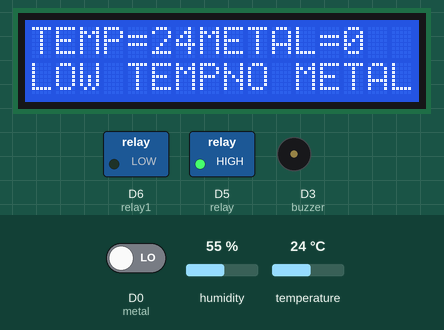
A sketch run on a simulated ESP8266 (NodeMCU). Shown: 16×2 character LCD, switched loads named in the sketch (green lamp = pin HIGH), buzzer (waves = sounding, pin HIGH). The inputs (shaded band) are chosen by the test bench; at power-on: D0 (metal) LOW, temperature 24 °C, humidity 55 %. WiFi joins after 1.5 s; servers stay silent unless stated; random numbers use the default seed unless the sketch sets one; no MQTT or app messages arrive unless stated; what the sketch prints to the serial monitor is not drawn.

Above: at 5.7 s.
5.8 s: D0 (metal) driven HIGH
At 7.4 s:
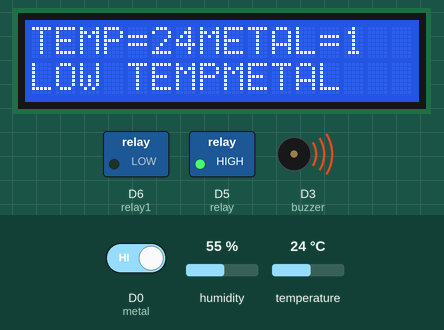
8.2 s: temperature set to 32 °C
At 10.0 s:
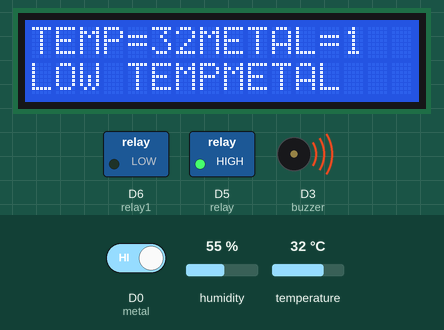
10.3 s: temperature set to 35 °C
At 11.3 s:
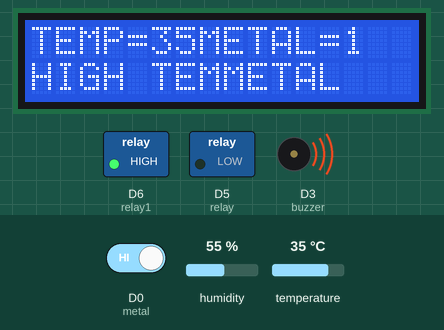
12.3 s: D0 (metal) driven LOW
At 14.0 s:
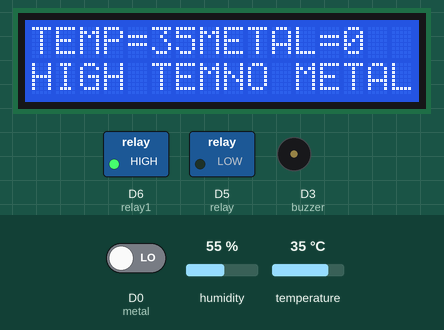
14.4 s: temperature set to 12 °C
At 15.4 s:
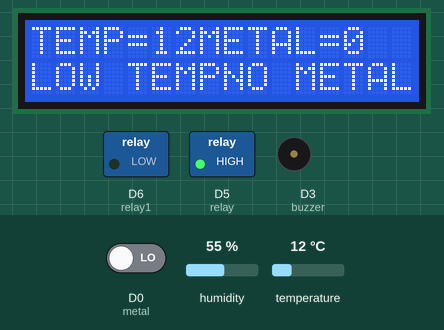
Timing chart, 0 to 17.4 s (numbered marks = the images above; inputs shaded):
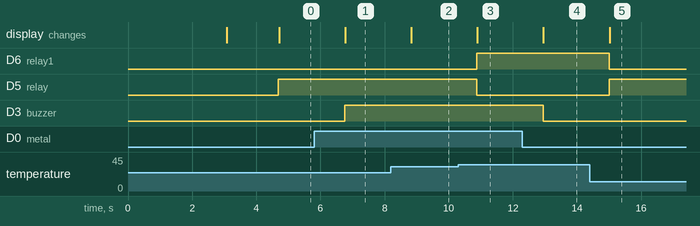

Measured:
- the behaviour switches between 33 and 34 °C on temperature (found by bisection; images 2 and 3)
- after the input at 5.8 s, D3 (buzzer): LOW → HIGH after 0.96 s; the display: changes after 0.97 s (image 1)
- after the input at 8.2 s, the display: changes after 0.63 s (image 2)
- after the input at 10.3 s, D6 (relay1): LOW → HIGH after 0.57 s; D5 (relay): HIGH → LOW after 0.58 s; the display: changes after 0.59 s (image 3)
- after the input at 12.3 s, D3 (buzzer): HIGH → LOW after 0.65 s; the display: changes after 0.65 s (image 4)
- after the input at 14.4 s, D6 (relay1): HIGH → LOW after 0.60 s; D5 (relay): LOW → HIGH after 0.60 s; the display: changes after 0.62 s (image 5)

The sketch:

Code.ino
```cpp
#include <ESP8266WiFi.h>
#include <PubSubClient.h>
#include <LiquidCrystal_I2C.h>

LiquidCrystal_I2C lcd(0x27,16,2);

int metal = D0;
int buzzer = D3;
int relay = D5;
int relay1 = D6;
int metalv;

#include "DHT.h"
#define DHTPIN D7
#define DHTTYPE DHT11
DHT dht(DHTPIN, DHTTYPE);

WiFiClient espClient;
PubSubClient client(espClient);

const char* ssid = "ACTFIBERNET";
const char* password = "act12345";
const char* mqtt_server = "test.mosquitto.org";

void connectwifi() {
  Serial.print("Connecting to ");
  Serial.println(ssid);
  WiFi.begin(ssid, password);

  while (WiFi.status() != WL_CONNECTED) {
    delay(500);
    Serial.print(".");
  }

  Serial.println("\nWiFi connected");
  Serial.println("IP Address: " + WiFi.localIP().toString());
}

void callback(char* topic, byte* payload, unsigned int length) {
  // Handle MQTT messages if needed
}

void reconnect() {
  while (!client.connected()) {
    Serial.print("Attempting MQTT connection...");
    String clientId = "ESP8266Client-" + String(random(0xFFFF), HEX);

    if (client.connect(clientId.c_str())) {
      Serial.println("Connected to MQTT");
      client.subscribe("soldier");
    } else {
      Serial.print("Failed, rc=");
      Serial.print(client.state());
      Serial.println(" Trying again in 5 seconds...");
      delay(5000);
    }
  }
}

void mqtt() {
  client.setCallback(callback);
  if (!client.connected()) {
    reconnect();
  }
  client.loop();
}

void setup() {
  pinMode(metal, INPUT);
  pinMode(buzzer, OUTPUT);
  pinMode(relay, OUTPUT);
  pinMode(relay1, OUTPUT);

  Serial.begin(9600);
  dht.begin();
  lcd.init();
  lcd.backlight();
  lcd.setCursor(0,0);
  lcd.print("E UNIFORM");
  lcd.setCursor(0,1);
  lcd.print("SOLDIERS");
  delay(3000);
  lcd.clear();

  connectwifi();
  client.setServer(mqtt_server, 1883);
}

void loop() {
  mqtt();

  metalv = digitalRead(metal);
  Serial.print("METAL: ");
  Serial.println(metalv);

  float h = dht.readHumidity();
  float t = dht.readTemperature();

  if (isnan(t) || isnan(h)) {
    Serial.println("Failed to read from DHT sensor!");
    return;  // Skip the loop iteration if readings are NaN
  }

  Serial.print("TEMPERATURE: ");
  Serial.println(t);
  Serial.print("HUMIDITY: ");
  Serial.println(h);

  lcd.clear();
  lcd.setCursor(0,0);
  lcd.print("TEMP=");
  lcd.setCursor(5,0);
  lcd.print(t);
  lcd.setCursor(7,0);
  lcd.print("METAL=");
  lcd.setCursor(13,0);
  lcd.print(metalv);

  // Publish Temperature Alerts
  if (t > 33) {
    digitalWrite(relay1, HIGH); // Turn on fan
    digitalWrite(relay, LOW);   // Turn off Peltier module
    client.publish("SOLDIER", "HIGH TEMPERATURE");
    lcd.setCursor(0, 1);
    lcd.print("HIGH TEMP");
  } else {
    digitalWrite(relay1, LOW);  // Turn off fan
    digitalWrite(relay, HIGH);  // Turn on Peltier module
    client.publish("SOLDIER", "LOW TEMPERATURE");
    lcd.setCursor(0, 1);
    lcd.print("LOW TEMP");
  }

  // Publish Metal Detection Alerts
  if (metalv == 1) {
    digitalWrite(buzzer, HIGH);
    client.publish("SOLDIER", "METAL DETECTED");
    lcd.setCursor(8, 1);
    lcd.print("METAL");
    Serial.println("metal detected");
  } else {
    digitalWrite(buzzer, LOW);
    lcd.setCursor(8, 1);
    lcd.print("NO METAL ");
    Serial.println("no metal detected");
  }

  delay(2000);  // Ensure DHT sensor gets stable readings
}
```
